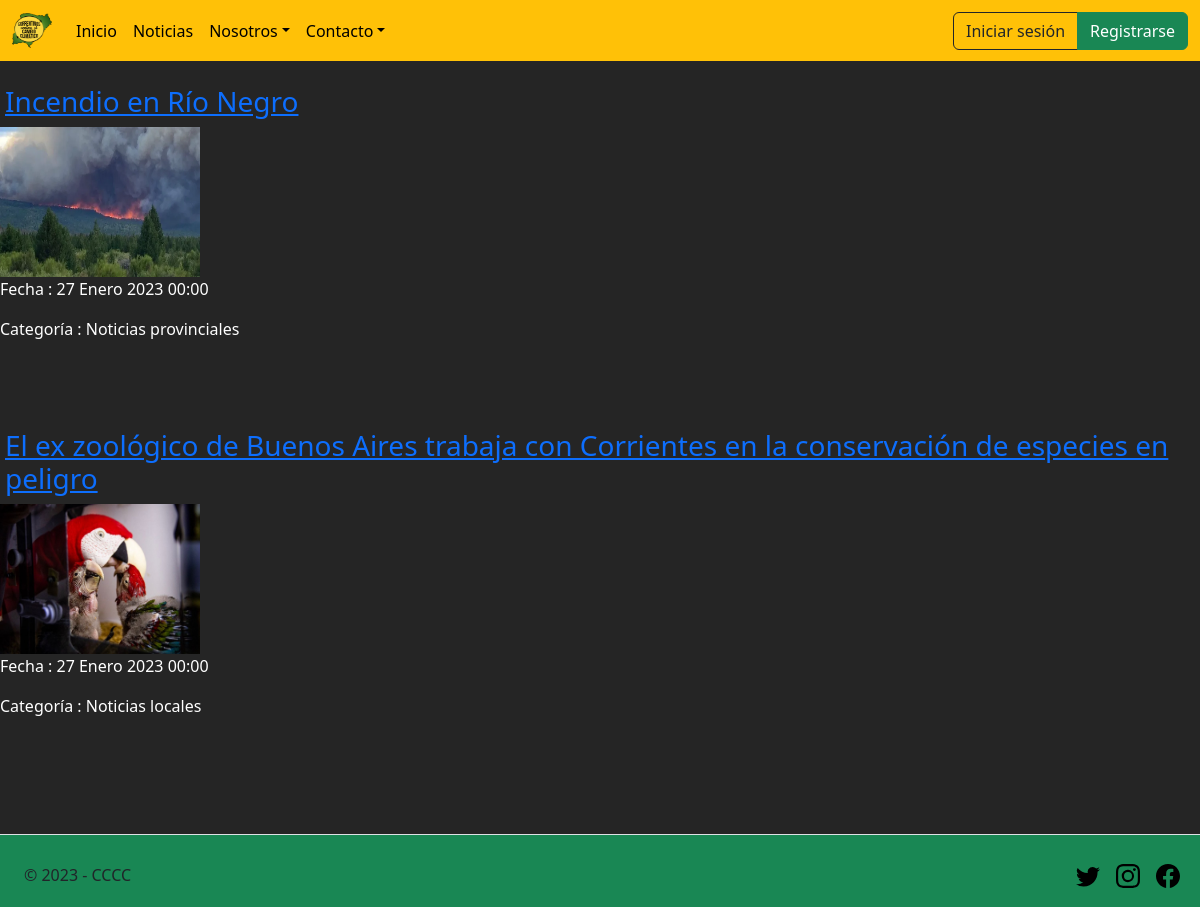
The app's page /Noticias/ with its own data.
### apps/noticias/models.py (models this page shows, shortened)
class Noticia(models.Model):
    titulo = models.CharField(max_length = 150)
    cuerpo = models.TextField()
    imagen = models.ImageField(upload_to = 'noticias')
    fecha = models.DateField(auto_now=True)
    categoria_noticia = models.ForeignKey(Categoria, on_delete = models.CASCADE)

class Categoria(models.Model):
    nombre = models.CharField(max_length = 60)
    def __str__(self):
        return self.nombre

### apps/noticias/views.py (the view)
# urls.py: path('', views.Noticias, name='noticias'),
def Noticias(request):
    contexto = {}
    n = Noticia.objects.all() # Retorna una lista de objetos
    contexto['noticias'] = n
    return render(request, 'noticias/noticias.html', contexto)

### templates/noticias/noticias.html (shortened to what this page needs)
{% extends 'base.html' %}
{% load static %}
{% block contenido %}
	{% for noti in noticias %}
		<br>
		<h3><a href="{% url 'noticias:detalle' noti.pk %}">{{noti.titulo}}</a></h3>
		<img src="{{noti.imagen.url}}" width="200" height="150">
		<p>Fecha : {{noti.fecha}}</p>
		<p>Categoría : {{noti.categoria_noticia}}</p>
		<br><br>
	{% endfor %}
{% endblock contenido %}

### templates/base.html (shortened to what this page needs)
{% load static %}
<!DOCTYPE html>
<html lang="es">
    <head>
        <link href="https://cdn.jsdelivr.net/npm/bootstrap@5.3.0-alpha1/dist/css/bootstrap.min.css" rel="stylesheet">
        <link rel="stylesheet" type="text/css" href="{% static 'css/style.css' %}">
    </head>
    <body>
        <header class="sticky-top">
            <nav class="navbar navbar-expand-md navbar-light bg-warning">
                <div class="container-fluid">
                    <a class="navbar-brand" href="{% url 'home' %}">
                        <img src="{% static 'img/logo2.png' %}" alt="" width="40" height="35">
                    </a>
                    <div class="collapse navbar-collapse" id="navbarSupportedContent">
                        <ul class="navbar-nav me-auto mb-2 mb-lg-0">
                            <li class="nav-item">
                                <a class="nav-link active" aria-current="page" href="{% url 'home' %}">Inicio</a>
                            </li>
                            <li class="nav-item">
                                <a class="nav-link active" aria-current="page" href="{% url 'noticias:noticias' %}">Noticias</a>
                            </li>
                            <li class="nav-item dropdown">
                                <a class="nav-link active dropdown-toggle" role="button" data-bs-toggle="dropdown" aria-expanded="false">Nosotros</a>
                            </li>
                            <li class="nav-item dropdown">
                                <a class="nav-link active dropdown-toggle" href="#" role="button" data-bs-toggle="dropdown" aria-expanded="false">Contacto</a>
                            </li>
                        </ul>
                        {% if user.is_authenticated %}
                        Hola <strong>&nbsp;{{ user.username }} &nbsp;</strong>
                        <button class="btn btn-outline-success" type="link">
                            <a class="nav-link" href="{% url 'logout' %}">Cerrar sesión</a>
                        </button>
                        {% else  %}
                        <form class="d-flex btn-group">
                            <button class="btn btn-outline-dark" type="link">
                                <a class="nav-link" href="{% url 'login' %}">Iniciar sesión</a>
                            </button>
                            <button class="btn btn-success" type="link"><a class="nav-link" href="{% url 'usuarios:registro' %}">Registrarse</a></button>
                        </form>
                        {% endif %}
                    </div>
                </div>
            </nav>
        </header>
        {% block contenido %}
        {% endblock contenido %}
        <br><br>
            <footer class="d-flex flex-wrap justify-content-between align-items-center py-1 my-auto mt-1 border-top bg-success container-fluid">
                <div class="col-md-4 mx-1 pt-3 d-flex align-items-center">
                    <span class="mb-3 mt-2 mb-md-0s text-dark">&copy; 2023 - CCCC</span>
                </div>
                <ul class="nav col-md-4 justify-content-end list-unstyled d-flex">
                    <li class="mt-2 mx-2"><a class="text-muted" href="https://twitter.com/correntinosclim/" target="_blank"><svg class="bi" width="24" height="24"><use xlink:href="#twitter"/></svg></a></li>
                    <li class="mt-2 mx-2"><a class="text-muted" href="https://www.instagram.com/correntinosclim/" target="_blank"><svg class="bi" width="24" height="24"><use xlink:href="#instagram"/></svg></a></li>
                    <li class="mt-2 mx-2"><a class="text-muted" href="https://www.facebook.com/correntinoscontraelcambioclimatico/" target="_blank"><svg class="bi" width="24" height="24"><use xlink:href="#facebook"/></svg></a></li>
                </ul>
            </footer>
    </body>
</html>

### static/css/style.css (style rules this page uses)
body { background-color: rgb(37, 37, 37); }
h2, h3 { color: rgb(255, 238, 0); margin-left: 5px; }
main, p { color: white; }

### records on screen
Noticia: titulo "Incendio en Río Negro", imagen (picture), fecha "27 Enero 2023 00:00", categoria_noticia "Noticias provinciales"
Noticia: titulo "El ex zoológico de Buenos Aires trabaja con Corrientes en la conservación de especies en peligro", imagen (picture), fecha "27 Enero 2023 00:00", categoria_noticia "Noticias locales"
